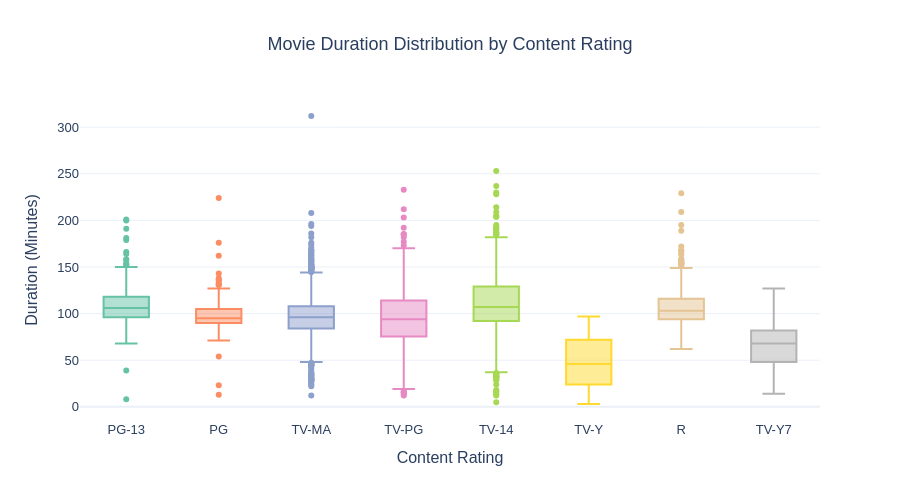

The code cell stored with this chart in its notebook:
### Code cell
rating_movies = movies.dropna(
    subset=["duration_minutes", "rating"]
)

top_ratings = rating_movies["rating"].value_counts().head(8).index

rating_movies = rating_movies[
    rating_movies["rating"].isin(top_ratings)
]

fig4 = px.box(
    rating_movies,
    x="rating",
    y="duration_minutes",
    color="rating",
    title="Movie Duration Distribution by Content Rating",
    labels={
        "rating": "Content Rating",
        "duration_minutes": "Duration (Minutes)"
    },
    color_discrete_sequence=px.colors.qualitative.Set2
)

fig4.update_layout(
    template="plotly_white",
    title_x=0.5,
    font=dict(family="Arial", size=13),
    height=500,
    showlegend=False
)

fig4.update_traces(
    hovertemplate="Rating: %{x}<br>Duration: %{y} minutes<extra></extra>"
)

fig4.show()

### Figure 1 — Plotly figure (JSON) as saved in the notebook; plotly's stock layout.template omitted (floating-point values rounded to 4 significant figures; data arrays with more than 128 entries replaced by an {"elided": "..."} marker saying what was removed)
{"data": [{"alignmentgroup": "True", "hovertemplate": "Rating: %{x}<br>Duration: %{y} minutes<extra></extra>", "legendgroup": "PG-13", "marker": {"color": "rgb(102,194,165)"}, "name": "PG-13", "notched": false, "offsetgroup": "PG-13", "orientation": "v", "showlegend": true, "type": "box", "x": {"elided": "490 str values"}, "x0": " ", "xaxis": "x", "y": {"elided": "490 float values"}, "y0": " ", "yaxis": "y"}, {"alignmentgroup": "True", "hovertemplate": "Rating: %{x}<br>Duration: %{y} minutes<extra></extra>", "legendgroup": "PG", "marker": {"color": "rgb(252,141,98)"}, "name": "PG", "notched": false, "offsetgroup": "PG", "orientation": "v", "showlegend": true, "type": "box", "x": {"elided": "287 str values"}, "x0": " ", "xaxis": "x", "y": {"elided": "287 float values"}, "y0": " ", "yaxis": "y"}, {"alignmentgroup": "True", "hovertemplate": "Rating: %{x}<br>Duration: %{y} minutes<extra></extra>", "legendgroup": "TV-MA", "marker": {"color": "rgb(141,160,203)"}, "name": "TV-MA", "notched": false, "offsetgroup": "TV-MA", "orientation": "v", "showlegend": true, "type": "box", "x": {"elided": "2062 str values"}, "x0": " ", "xaxis": "x", "y": {"elided": "2062 float values"}, "y0": " ", "yaxis": "y"}, {"alignmentgroup": "True", "hovertemplate": "Rating: %{x}<br>Duration: %{y} minutes<extra></extra>", "legendgroup": "TV-PG", "marker": {"color": "rgb(231,138,195)"}, "name": "TV-PG", "notched": false, "offsetgroup": "TV-PG", "orientation": "v", "showlegend": true, "type": "box", "x": {"elided": "540 str values"}, "x0": " ", "xaxis": "x", "y": {"elided": "540 float values"}, "y0": " ", "yaxis": "y"}, {"alignmentgroup": "True", "hovertemplate": "Rating: %{x}<br>Duration: %{y} minutes<extra></extra>", "legendgroup": "TV-14", "marker": {"color": "rgb(166,216,84)"}, "name": "TV-14", "notched": false, "offsetgroup": "TV-14", "orientation": "v", "showlegend": true, "type": "box", "x": {"elided": "1427 str values"}, "x0": " ", "xaxis": "x", "y": {"elided": "1427 float values"}, "y0": " ", "yaxis": "y"}, {"alignmentgroup": "True", "hovertemplate": "Rating: %{x}<br>Duration: %{y} minutes<extra></extra>", "legendgroup": "TV-Y", "marker": {"color": "rgb(255,217,47)"}, "name": "TV-Y", "notched": false, "offsetgroup": "TV-Y", "orientation": "v", "showlegend": true, "type": "box", "x": {"elided": "131 str values"}, "x0": " ", "xaxis": "x", "y": {"elided": "131 float values"}, "y0": " ", "yaxis": "y"}, {"alignmentgroup": "True", "hovertemplate": "Rating: %{x}<br>Duration: %{y} minutes<extra></extra>", "legendgroup": "R", "marker": {"color": "rgb(229,196,148)"}, "name": "R", "notched": false, "offsetgroup": "R", "orientation": "v", "showlegend": true, "type": "box", "x": {"elided": "797 str values"}, "x0": " ", "xaxis": "x", "y": {"elided": "797 float values"}, "y0": " ", "yaxis": "y"}, {"alignmentgroup": "True", "hovertemplate": "Rating: %{x}<br>Duration: %{y} minutes<extra></extra>", "legendgroup": "TV-Y7", "marker": {"color": "rgb(179,179,179)"}, "name": "TV-Y7", "notched": false, "offsetgroup": "TV-Y7", "orientation": "v", "showlegend": true, "type": "box", "x": {"elided": "139 str values"}, "x0": " ", "xaxis": "x", "y": {"elided": "139 float values"}, "y0": " ", "yaxis": "y"}], "layout": {"boxmode": "overlay", "font": {"family": "Arial", "size": 13}, "height": 500, "legend": {"title": {"text": "Content Rating"}, "tracegroupgap": 0}, "showlegend": false, "title": {"text": "Movie Duration Distribution by Content Rating", "x": 0.5}, "xaxis": {"anchor": "y", "categoryarray": ["PG-13", "PG", "TV-MA", "TV-PG", "TV-14", "TV-Y", "R", "TV-Y7"], "categoryorder": "array", "domain": [0, 1], "title": {"text": "Content Rating"}}, "yaxis": {"anchor": "x", "domain": [0, 1], "title": {"text": "Duration (Minutes)"}}}}
